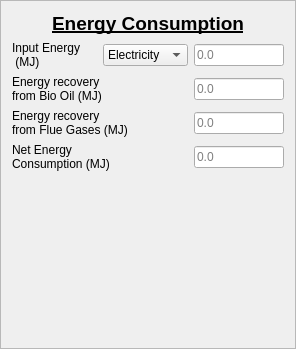
          <widget class="QFrame" name="frame_4">
           <property name="styleSheet">
            <string notr="true">background: none;</string>
           </property>
           <property name="frameShape">
            <enum>QFrame::StyledPanel</enum>
           </property>
           <property name="frameShadow">
            <enum>QFrame::Raised</enum>
           </property>
           <layout class="QGridLayout" name="gridLayout_7">
            <item row="0" column="0">
             <layout class="QHBoxLayout" name="horizontalLayout_33">
              <item>
               <spacer name="horizontalSpacer_19">
                <property name="orientation">
                 <enum>Qt::Horizontal</enum>
                </property>
                <property name="sizeHint" stdset="0">
                 <size>
                  <width>40</width>
                  <height>20</height>
                 </size>
                </property>
               </spacer>
              </item>
              <item>
               <widget class="QLabel" name="label_28">
                <property name="font">
                 <font>
                  <pointsize>14</pointsize>
                  <weight>75</weight>
                  <bold>true</bold>
                  <underline>true</underline>
                 </font>
                </property>
                <property name="text">
                 <string>Energy Consumption</string>
                </property>
               </widget>
              </item>
              <item>
               <spacer name="horizontalSpacer_20">
                <property name="orientation">
                 <enum>Qt::Horizontal</enum>
                </property>
                <property name="sizeHint" stdset="0">
                 <size>
                  <width>40</width>
                  <height>20</height>
                 </size>
                </property>
               </spacer>
              </item>
             </layout>
            </item>
            <item row="1" column="0">
             <layout class="QHBoxLayout" name="horizontalLayout_22">
              <item>
               <widget class="QLabel" name="label_34">
                <property name="text">
                 <string>Input Energy 
 (MJ)</string>
                </property>
               </widget>
              </item>
              <item>
               <widget class="QComboBox" name="comboBox_4">
                <item>
                 <property name="text">
                  <string>Electricity</string>
                 </property>
                </item>
                <item>
                 <property name="text">
                  <string>Solar</string>
                 </property>
                </item>
               </widget>
              </item>
              <item>
               <widget class="QLineEdit" name="lineEdit_17">
                <property name="maximumSize">
                 <size>
                  <width>90</width>
                  <height>16777215</height>
                 </size>
                </property>
                <property name="text">
                 <string/>
                </property>
                <property name="placeholderText">
                 <string>0.0</string>
                </property>
               </widget>
              </item>
             </layout>
            </item>
            <item row="2" column="0">
             <layout class="QHBoxLayout" name="horizontalLayout_21">
              <item>
               <widget class="QLabel" name="label_20">
                <property name="text">
                 <string>Energy recovery 
from Bio Oil (MJ)</string>
                </property>
               </widget>
              </item>
              <item>
               <widget class="QLineEdit" name="lineEdit_18">
                <property name="maximumSize">
                 <size>
                  <width>90</width>
                  <height>16777215</height>
                 </size>
                </property>
                <property name="text">
                 <string/>
                </property>
                <property name="placeholderText">
                 <string>0.0</string>
                </property>
               </widget>
              </item>
             </layout>
            </item>
            <item row="3" column="0">
             <layout class="QHBoxLayout" name="horizontalLayout_35">
              <item>
               <widget class="QLabel" name="label_30">
                <property name="text">
                 <string>Energy recovery 
from Flue Gases (MJ)</string>
                </property>
               </widget>
              </item>
              <item>
               <widget class="QLineEdit" name="lineEdit_19">
                <property name="maximumSize">
                 <size>
                  <width>90</width>
                  <height>16777215</height>
                 </size>
                </property>
                <property name="text">
                 <string/>
                </property>
                <property name="placeholderText">
                 <string>0.0</string>
                </property>
               </widget>
              </item>
             </layout>
            </item>
            <item row="4" column="0">
             <layout class="QHBoxLayout" name="horizontalLayout_36">
              <item>
               <widget class="QLabel" name="label_31">
                <property name="text">
                 <string>Net Energy 
Consumption (MJ)</string>
                </property>
               </widget>
              </item>
              <item>
               <widget class="QLineEdit" name="lineEdit_20">
                <property name="maximumSize">
                 <size>
                  <width>90</width>
                  <height>16777215</height>
                 </size>
                </property>
                <property name="text">
                 <string/>
                </property>
                <property name="readOnly">
                 <bool>true</bool>
                </property>
                <property name="placeholderText">
                 <string>0.0</string>
                </property>
               </widget>
              </item>
             </layout>
            </item>
            <item row="5" column="0">
             <spacer name="verticalSpacer_2">
              <property name="orientation">
               <enum>Qt::Vertical</enum>
              </property>
              <property name="sizeHint" stdset="0">
               <size>
                <width>20</width>
                <height>166</height>
               </size>
              </property>
             </spacer>
            </item>
           </layout>
          </widget>
